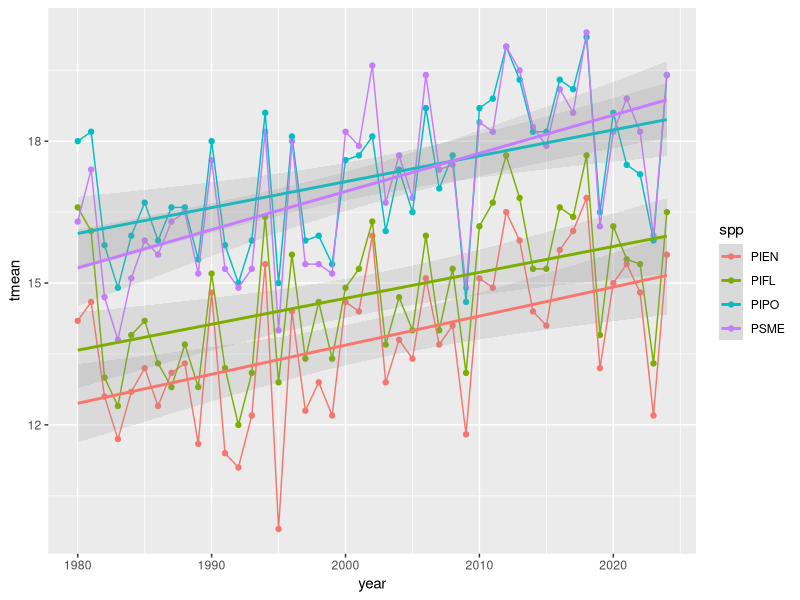
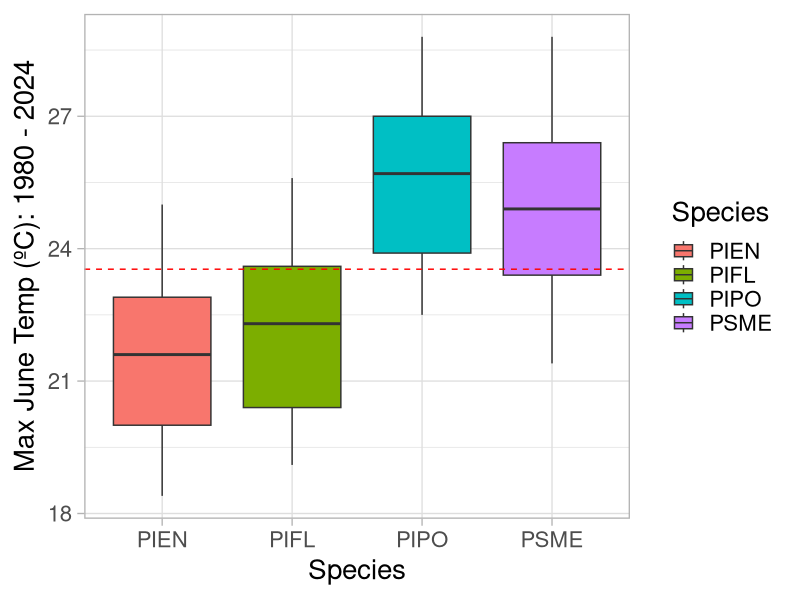
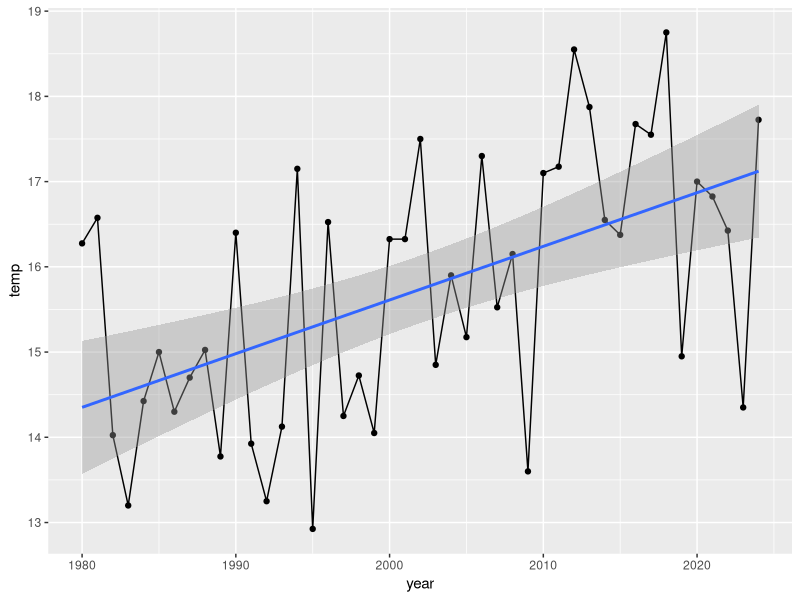

Write the R code that produced these figures, in order.
library(tidyverse)

# Data acquired from PRISM explorer (https://prism.oregonstate.edu/explorer/) on Friday, June 13th, 2025
# see acquisition parameters in original CSVs

#Ponderosa Pine (PIPO)
pipo <- read_csv("data/Provenance/PIPO_June_Monthly.csv")[10:55,]
names(pipo) <- pipo[1,1:4]
pipo <- pipo[-1,]
pipo$spp <- "PIPO"

#Limber Pine (PIFL)
pifl <- read_csv("data/Provenance/PIFL_June_Monthly.csv")[10:55,]
names(pifl) <- pifl[1,1:4]
pifl <- pifl[-1,]
pifl$spp <- "PIFL"

#Douglas Fir (PSME)
psme <- read_csv("data/Provenance/PSME_June_Monthly.csv")[10:55,]
names(psme) <- psme[1,1:4]
psme <- psme[-1,]
psme$spp <- "PSME"

#Engelmann Spruce (PIEN)
pien <- read_csv("data/Provenance/PIEN_June_Monthly.csv")[10:55,]
names(pien) <- pien[1,1:4]
pien <- pien[-1,]
pien$spp <- "PIEN"

prov_clim <- rbind(pipo, pifl, psme, pien) %>% 
  mutate(year = as.numeric(substr(Date, 1, 4))) %>% 
  select(-Date)
names(prov_clim) <- c("tmin", "tmean", "tmax", "spp", "year")
prov_clim <- prov_clim %>% 
  mutate(tmean = as.numeric(tmean))

avg_clim <- prov_clim %>% 
  group_by(year) %>% 
  summarise(temp = mean(tmean))


ggplot(prov_clim, aes(x = year, y = tmean))+
  geom_point(aes(group = spp, color = spp))+
  geom_line(aes(group = spp, color = spp))+
  geom_smooth(method = "lm", aes(group = spp, color = spp),
              alpha = 0.2)

prov_clim <- prov_clim %>% 
  filter(!is.na(tmax)) %>% 
  mutate(tmax = as.numeric(tmax))

ggplot(prov_clim, aes(x = spp, y = tmax))+
  geom_boxplot(aes(fill = spp))+
  geom_hline(yintercept = mean(prov_clim$tmax), color = "red", linetype = 2)+
  labs(x = "Species", y = "Max June Temp (ºC): 1980 - 2024",
       fill = "Species")+
  theme_light(base_size = 20)

mean(prov_clim$tmax)

TukeyHSD(aov(tmean ~ spp, prov_clim))


ggplot(avg_clim, aes(x = year, y = temp))+
  geom_point()+
  geom_line()+
  geom_smooth(method = "lm")


